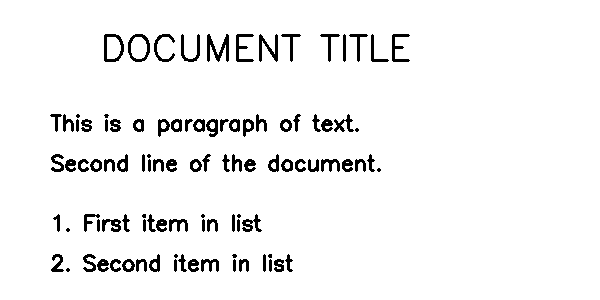
#> input picture test_image.png, 600 x 300 px
$ python -i preprocess_image.py   (imports and definitions only)
#> lines starting #> are read from the running program, lines starting #| are printed output that depends on the picture; after the words box and inside, x2 and y2 are one past the last pixel; in counts of white or black regions, pixels touching at a corner belong together
#> further down, picture is the input picture: shape (300, 600, 3); 95.1% white; 101 black regions (13 under 20 px), largest, box (x1, y1, x2, y2) and area: (207, 34, 229, 62) 296, (259, 34, 278, 62) 231, (104, 34, 124, 62) 226
"""
Image Preprocessing for OCR — Production v3

Changes vs v2:
- NEW: phone chrome cropping (status bar + nav bar) before any other step.
       Eliminates "Tools / Mobile View / Share / Edit on PC" appearing in OCR.
- Perspective correction is still SKIPPED for portrait phone screenshots.
- Deskew kept but only applied when |angle| > 1°.
- Default max_dim aligned with ocr_engine.DET_LIMIT_SIDE_LEN (1920).
"""

import cv2
import numpy as np


# ─────────────────────────────────────────────
# Geometry helpers
# ─────────────────────────────────────────────


# [31 lines left out: functions order_points, four_point_transform, not called in this run]


# ─────────────────────────────────────────────
# Border / contour analysis
# ─────────────────────────────────────────────


def _border_strength(gray):
    h, w = gray.shape[:2]
    band = max(4, int(round(min(h, w) * 0.03)))
    if h <= band * 2 or w <= band * 2:
        return 0.0

    border = np.concatenate(
        [
            gray[:band, :].ravel(),
            gray[-band:, :].ravel(),
            gray[band:-band, :band].ravel(),
            gray[band:-band, -band:].ravel(),
        ]
    )
    center = gray[band:-band, band:-band]
    if center.size == 0 or border.size == 0:
        return 0.0
    return abs(float(border.mean()) - float(center.mean())) / 255.0


def _document_candidate(image):
    """
    Find the best quadrilateral page candidate.
    Returns (pts, confidence, border_strength).
    """
    if image is None:
        return None, 0.0, 0.0

    h0, w0 = image.shape[:2]
#> h0 = 300; w0 = 600
    if h0 < 10 or w0 < 10:
        return None, 0.0, 0.0

    target = 1200
    scale = min(1.0, target / float(max(h0, w0)))
#> scale = 1
    small = (
        cv2.resize(image, (int(w0 * scale), int(h0 * scale)), interpolation=cv2.INTER_AREA)
        if scale < 1.0
        else image
    )

    gray = cv2.cvtColor(small, cv2.COLOR_BGR2GRAY)
    gray = cv2.GaussianBlur(gray, (5, 5), 0)
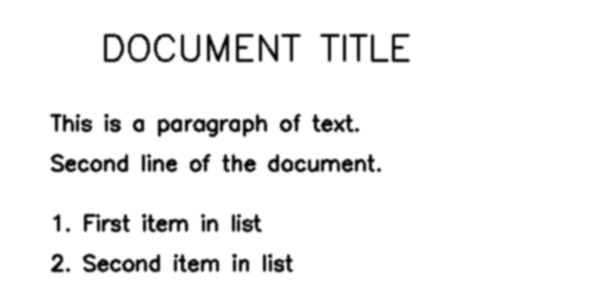
#> gray: shape (300, 600); min 0, max 255, mean 242.4
    border_strength = _border_strength(gray)
#> in _border_strength, `border = np.concatenate( [ gray[:band, :].ravel(), gray[-band:, :].rav..`: border = 15876 values from 255 to 255
#> in _border_strength, `center = gray[band:-band, band:-band]`:
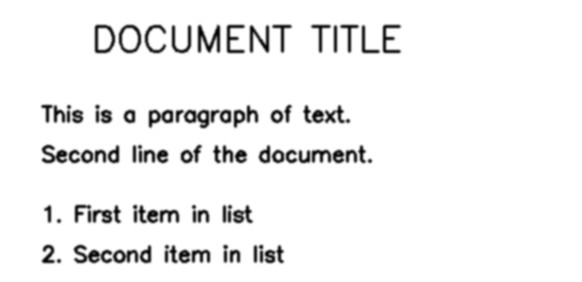
#> center: shape (282, 582); min 0, max 255, mean 241.2
#> border_strength = 0.0541

    edges = cv2.Canny(gray, 50, 150)
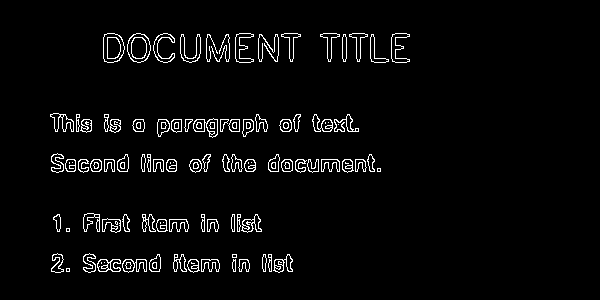
#> edges: shape (300, 600); 3.5% white in thin lines or dots, all inside (x1, y1, x2, y2) = (50, 33, 410, 273)
    k = max(3, int(round(min(small.shape[:2]) * 0.01)) | 1)
#> k = 3
    kernel = cv2.getStructuringElement(cv2.MORPH_RECT, (k, k))
#> kernel = [[1, 1, 1], [1, 1, 1], [1, 1, 1]]
    edges = cv2.morphologyEx(edges, cv2.MORPH_CLOSE, kernel, iterations=2)
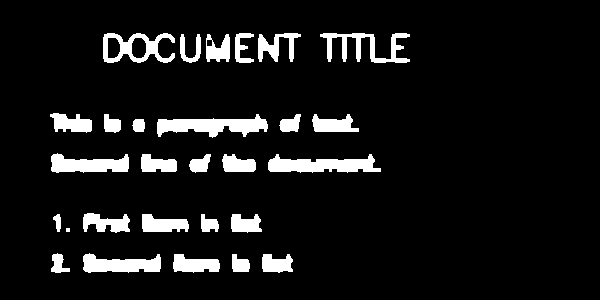
#> edges: shape (300, 600); 8.4% white; 28 white regions (1 under 20 px)

    contours, _ = cv2.findContours(edges, cv2.RETR_EXTERNAL, cv2.CHAIN_APPROX_SIMPLE)
#> contours = 28 contours, 1 with area under 20; largest, box (x1, y1, x2, y2) and area: (103, 33, 175, 63) 1352, (157, 114, 268, 138) 1320, (268, 154, 381, 173) 1230, (51, 153, 129, 173) 958, (83, 253, 161, 273) 958
    if not contours:
        return None, 0.0, border_strength

    contours = sorted(contours, key=cv2.contourArea, reverse=True)[:10]
#> contours = 10 contours; largest, box (x1, y1, x2, y2) and area: (103, 33, 175, 63) 1352, (157, 114, 268, 138) 1320, (268, 154, 381, 173) 1230, (51, 153, 129, 173) 958, (83, 253, 161, 273) 958
    img_area = float(small.shape[0] * small.shape[1])
#> img_area = 180000
    best = None
    best_conf = 0.0

    for c in contours:
        area = cv2.contourArea(c)
        if area < img_area * 0.10:
            continue
        peri = cv2.arcLength(c, True)
        approx = cv2.approxPolyDP(c, 0.02 * peri, True)
        if len(approx) != 4:
            continue
        confidence = min(1.0, (area / img_area) / 0.55)
        if confidence > best_conf:
            best = approx
            best_conf = confidence
#> this loop made 10 passes
#> area on passes 1 to 10: 1351.5, 1320, 1229.5, 958.5, 958, 833.5, 567.5, 557.5, 524, 506
#> after the loop, best_conf = 0

    if best is None:
        return None, 0.0, border_strength

    pts = best.reshape(4, 2).astype("float32")
    if scale < 1.0:
        pts = pts / scale
    return pts, best_conf, border_strength


# ─────────────────────────────────────────────
# Phone chrome cropping (NEW)
# ─────────────────────────────────────────────


# [95 lines left out: functions _has_phone_chrome, _crop_phone_chrome, _is_phone_screenshot, not called in this run]


# ─────────────────────────────────────────────
# Document candidate / perspective
# ─────────────────────────────────────────────


def detect_document(image):
    """Perspective-correct a physical document photo."""
    if image is None:
        return image
    pts, confidence, _ = _document_candidate(image)
#> confidence = 0
    if pts is None or confidence < 0.35:
        return image
    return four_point_transform(image, pts)


# ─────────────────────────────────────────────
# Deskew
# ─────────────────────────────────────────────


def deskew(image):
    """Correct skew. Only applied when |angle| > 1°."""
    if image is None:
        return image

    gray = cv2.cvtColor(image, cv2.COLOR_BGR2GRAY) if len(image.shape) == 3 else image
    gray_blur = cv2.GaussianBlur(gray, (3, 3), 0)
    _, bw = cv2.threshold(gray_blur, 0, 255, cv2.THRESH_BINARY_INV + cv2.THRESH_OTSU)
#> bw: shape (300, 600); 5% white; 95 white regions (13 under 20 px), largest, box (x1, y1, x2, y2) and area: (83, 254, 121, 272) 312, (207, 34, 229, 62) 302, (259, 34, 278, 62) 235
    bw = cv2.morphologyEx(bw, cv2.MORPH_OPEN, np.ones((3, 3), np.uint8), iterations=1)
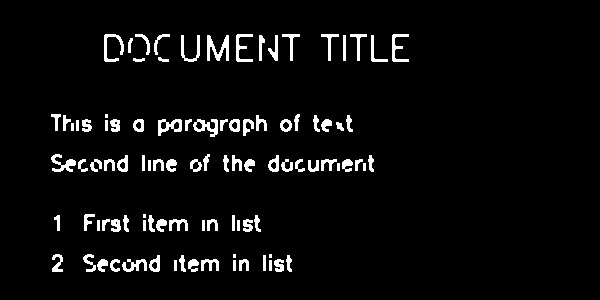
#> bw: shape (300, 600); 4.6% white; 98 white regions (4 under 20 px), largest, box (x1, y1, x2, y2) and area: (207, 35, 229, 61) 295, (193, 119, 218, 137) 218, (104, 34, 124, 62) 216

    coords = cv2.findNonZero(bw)
#> coords = contour of 8331 points, box (x1, y1, x2, y2) (51, 34, 409, 272), area 1513
    if coords is None or len(coords) < 200:
        return image

    rect = cv2.minAreaRect(coords)
#> rect = ((229.5, 152.5), (237, 357), -90)
    angle = rect[-1]
#> angle = -90
    if angle < -45:
        angle = 90 + angle
#> angle = 0

    if abs(angle) < 1.0:
        return image

    h, w = image.shape[:2]
    M = cv2.getRotationMatrix2D((w // 2, h // 2), angle, 1.0)
    return cv2.warpAffine(
        image,
        M,
        (w, h),
        flags=cv2.INTER_CUBIC,
        borderMode=cv2.BORDER_REPLICATE,
    )


# ─────────────────────────────────────────────
# Size normalisation
# ─────────────────────────────────────────────


# [69 lines left out: functions normalize_size, preprocess_image, not called in this run]


# ─────────────────────────────────────────────
# Convenience aliases (kept for backward compatibility)
# ─────────────────────────────────────────────


def preprocess_for_paddle(image, max_dim: int = 1920) -> np.ndarray:
    return preprocess_image(image, max_dim=max_dim, apply_perspective=True)


def preprocess_for_tesseract(image, max_dim=3000):
    """Legacy Tesseract preprocessing (binarised). Kept for fallback path."""
    image = detect_document(image)
    image = deskew(image)

    gray = cv2.cvtColor(image, cv2.COLOR_BGR2GRAY) if len(image.shape) == 3 else image
    h, w = gray.shape
#> h = 300

    if max(h, w) < 3000:
        scale = 3000 / max(h, w)
        gray = cv2.resize(gray, None, fx=scale, fy=scale, interpolation=cv2.INTER_CUBIC)
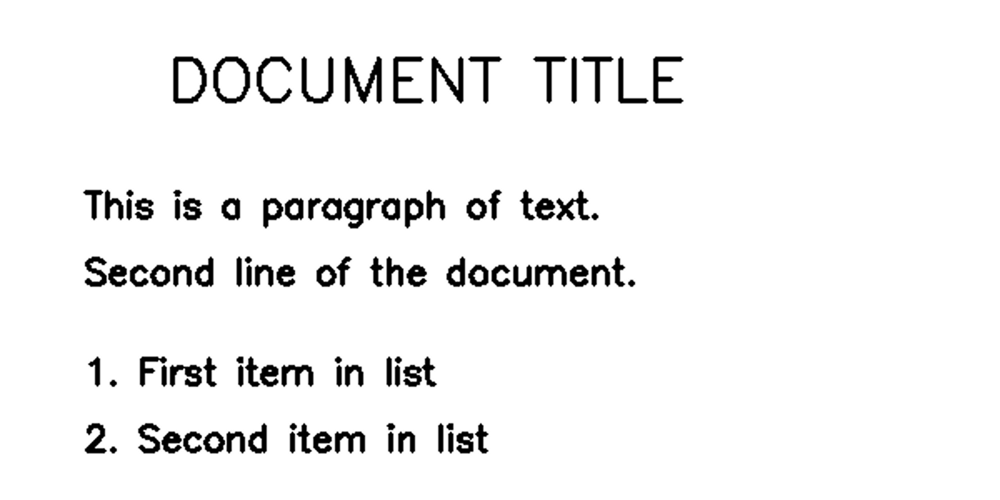
#> gray: shape (1500, 3000) (shown at 1/3 size); min 0, max 255, mean 242.4
    elif max(h, w) > 5000:
        scale = 5000 / max(h, w)
        gray = cv2.resize(gray, None, fx=scale, fy=scale, interpolation=cv2.INTER_AREA)

    clahe = cv2.createCLAHE(clipLimit=2.0, tileGridSize=(8, 8))
    gray = clahe.apply(gray)
    gray = cv2.fastNlMeansDenoising(gray, h=10)
    thresh = cv2.adaptiveThreshold(
        gray, 255, cv2.ADAPTIVE_THRESH_GAUSSIAN_C, cv2.THRESH_BINARY, 31, 10
    )
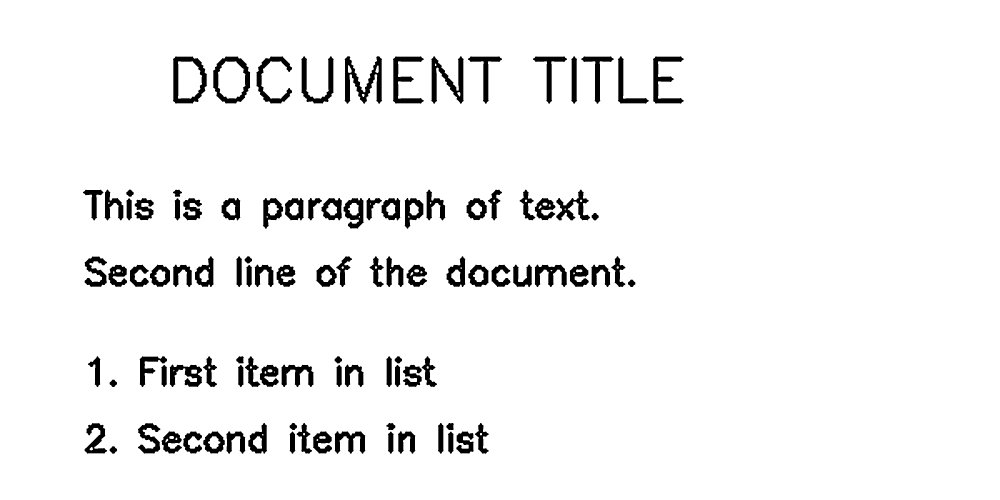
#> thresh: shape (1500, 3000) (shown at 1/3 size); 95.2% white; 102 black regions, largest, box (x1, y1, x2, y2) and area: (1034, 169, 1146, 311) 6861, (1294, 169, 1391, 311) 5603, (519, 169, 621, 311) 5578
    return thresh

>>> import cv2
>>> picture = cv2.imread('../../test_image.png')
>>> result = preprocess_for_tesseract(picture)
